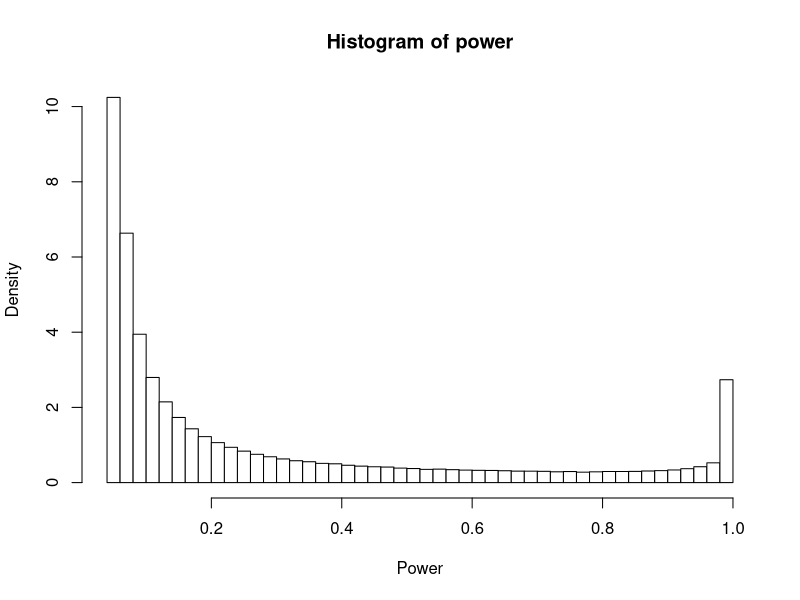
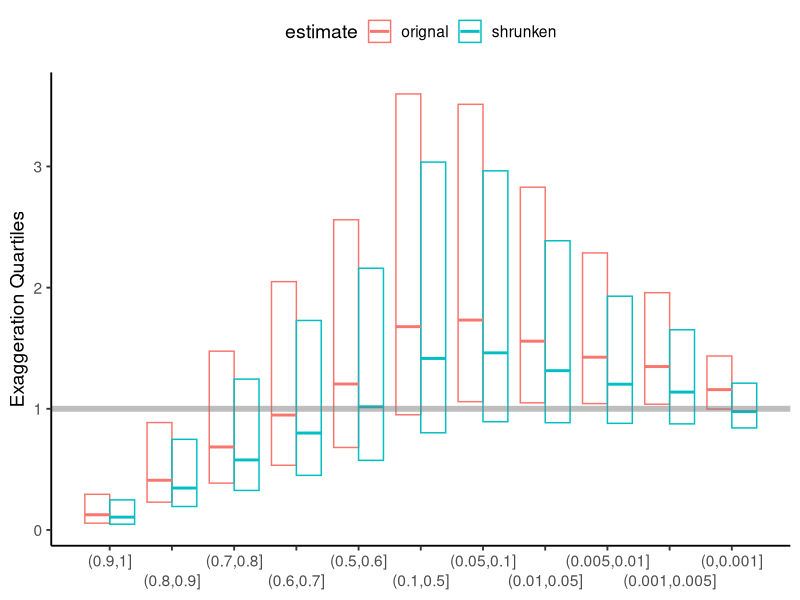

Source code (R) for these figures, in order:
## ---- chunk 1
#| code-fold: false
library(tidyverse)
rmix = function(n,p,m,s){
  d=rmultinom(n,1,p)
  rnorm(n,m%*%d,s%*%d)
}

# Standard deviation for the snr
s <- c(0.61, 1.42, 2.16, 5.64)
p <- c(0.32, 0.3, 0.3, 0.07)
m <- rep(0, 4)
n <- 1e6
snr <- rmix(n, p, m, s)
z <- rnorm(n, snr, 1)
## ---- chunk 2
#| code-fold: false
power <- pnorm(-1.96 - snr) + 1 - pnorm(1.96-snr)
hist(power, xlab = 'Power', breaks=40, col = 'white', probability = T)
## ---- chunk 3
#| code-fold: false

s_z <- c(1.17, 1.74, 2.38, 5.73)
s_weighted <- sqrt(weighted.mean(s_z^2, p))

new_snr <- rmix(n, p, m, s)
new_z <- rnorm(n, new_snr, 1)
shrunken_z <- new_z * 1.0 / (1/s_weighted^2 + 1)

new_exag <- abs(new_z/new_snr)
shrunken_exag <- abs(shrunken_z/new_snr)
## ---- chunk 4
p_values <- 2*pnorm(-abs(new_z))
p_strata <- cut(p_values, c(c(0, 0.001, 0.005, 0.01, 0.05, 0.1), seq(.5, 1, 0.1)))


df_sum <- tibble(
  p_strata = p_strata, 
  orignal = new_exag,
  shrunken = shrunken_exag
) %>% 
  pivot_longer(-p_strata, names_to = 'estimate', values_to = 'exag') %>% 
  group_by(p_strata, 
           estimate
           ) %>%
  summarise(
    q25 = quantile(exag, 0.25, na.rm = TRUE),
    q50 = quantile(exag, 0.50, na.rm = TRUE),
    q75 = quantile(exag, 0.75, na.rm = TRUE),
    mn = mean(exag)
  ) %>%
  mutate(strata_num = as.numeric(p_strata))

# Plot
dodge_width <- -0.2

ggplot(df_sum, aes(x = strata_num, color = estimate)) +
  geom_rect(aes(
    xmin = strata_num - 0.2 + 
      ifelse(estimate == "orignal", -dodge_width, dodge_width),
    xmax = strata_num + 0.2 + 
      ifelse(estimate == "orignal", -dodge_width, dodge_width),
    ymin = q25, ymax = q75
  ),
  fill = NA
  ) +
  geom_segment(aes(
    x = strata_num - 0.2 + 
      ifelse(estimate == "orignal", -dodge_width, dodge_width),
    xend = strata_num + 0.2 + 
      ifelse(estimate == "orignal", -dodge_width, dodge_width),
    y = q50, yend = q50
  ),
  size = 1
  ) +
  geom_hline(yintercept = 1, color = "grey50", size = 2, alpha = 0.5) +
  scale_x_reverse(
    breaks = unique(df_sum$strata_num),
    labels = levels(p_strata),
    guide = guide_axis(n.dodge = 2)
  ) +
  labs(
    x = NULL,
    y = "Exaggeration Quartiles"
  ) +
  theme_classic(base_size = 14) +
  theme(legend.position = 'top')
